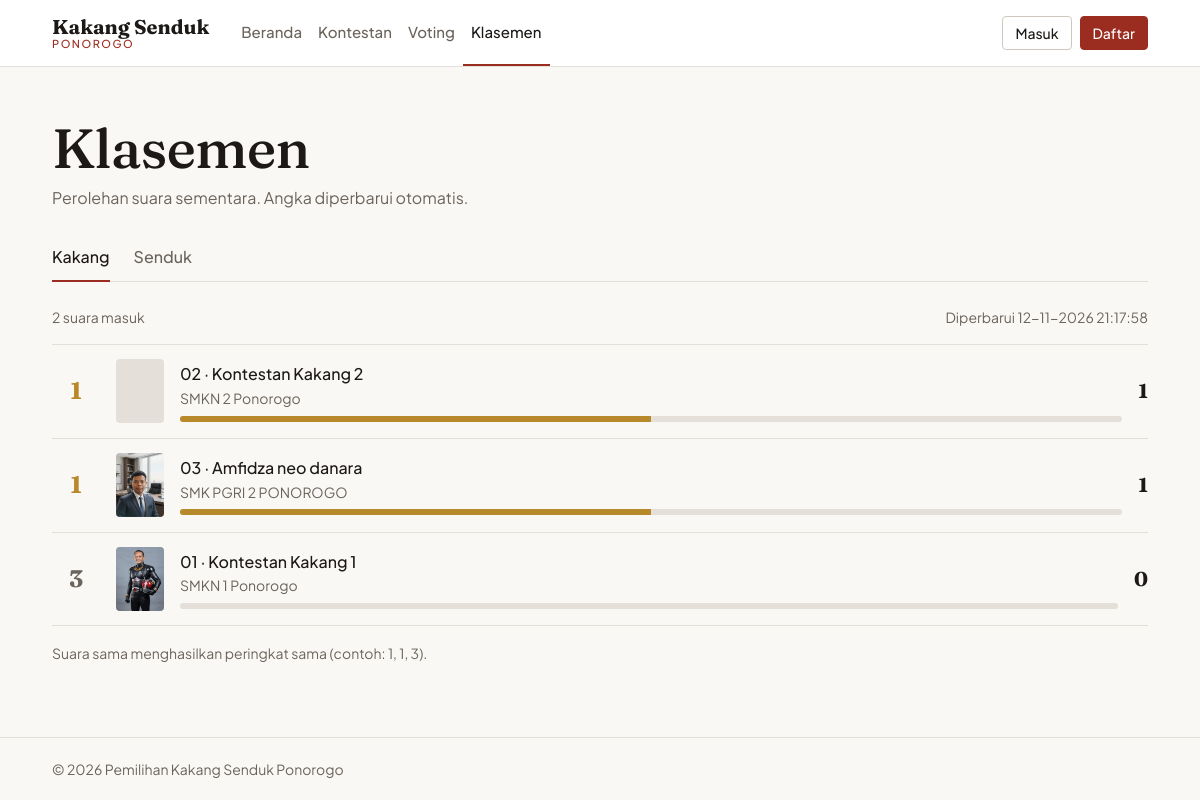
Screenshot of /app-voting/pages/klasemen.php with the database file from the repository.
### tables this page shows
CREATE TABLE `kontestan` (
  `id` int(11) NOT NULL,
  `nomor_peserta` varchar(10) NOT NULL,
  `nama` varchar(100) NOT NULL,
  `kategori` enum('Kakang','Senduk') NOT NULL,
  `foto` varchar(255) DEFAULT NULL,
  `asal_instansi` varchar(150) NOT NULL,
  `tempat_lahir` varchar(100) DEFAULT NULL,
  `tanggal_lahir` date DEFAULT NULL,
  `visi` text DEFAULT NULL,
  `misi` text DEFAULT NULL,
  `prestasi` text DEFAULT NULL,
  `deskripsi` text DEFAULT NULL,
  `created_at` datetime NOT NULL DEFAULT current_timestamp()
);

### app-voting/includes/functions.php (called while the page is built, shortened)
<?php
function e($str) {
    return htmlspecialchars((string) $str, ENT_QUOTES, 'UTF-8');
}

### app-voting/includes/klasemen.php (called while the page is built, shortened)
<?php
function ambil_klasemen(PDO $pdo, string $kategori): array
{
    $stmt = $pdo->prepare(
        "SELECT k.id, k.nomor_peserta, k.nama, k.foto, k.asal_instansi,
                COUNT(v.id) AS total_suara
         FROM kontestan k
         LEFT JOIN voting v ON v.kontestan_id = k.id
         WHERE k.kategori = ?
         GROUP BY k.id, k.nomor_peserta, k.nama, k.foto, k.asal_instansi
         ORDER BY total_suara DESC, k.nomor_peserta ASC"
    );
    $stmt->execute([$kategori]);
    $rows = $stmt->fetchAll();
    $total = 0;
    foreach ($rows as $r) {
        $total += (int) $r['total_suara'];
    }
    $data = [];
    $rank = 0;
    $suaraSebelumnya = null;
    foreach ($rows as $i => $r) {
        $suara = (int) $r['total_suara'];
        if ($suara !== $suaraSebelumnya) {
            $rank = $i + 1;
            $suaraSebelumnya = $suara;
        }
        $data[] = [
            'rank'          => $total > 0 ? $rank : null,
            'id'            => (int) $r['id'],
            'nomor_peserta' => $r['nomor_peserta'],
            'nama'          => $r['nama'],
            'asal_instansi' => $r['asal_instansi'],
            'foto_url'      => $r['foto'] ? UPLOAD_URL . '/' . rawurlencode($r['foto']) : null,
            'suara'         => $suara,
            'persen'        => $total > 0 ? round($suara / $total * 100, 1) : 0,
        ];
    }
    return [
        'kategori'    => $kategori,
        'total_suara' => $total,
        'diperbarui'  => date('d-m-Y H:i:s'),
        'data'        => $data,
    ];
}

### app-voting/pages/klasemen.php (the view, shortened to what this page needs)
<?php
require_once __DIR__ . '/../config/app.php';
require_once ROOT_PATH . '/includes/klasemen.php';
$kategori = $_GET['kategori'] ?? 'Kakang';
$hasil = ambil_klasemen($pdo, $kategori);
require_once ROOT_PATH . '/includes/header.php';
?>
<h1 class="mb-1">Klasemen</h1>
<p class="teks-2 mb-4">Perolehan suara sementara. Angka diperbarui otomatis.</p>
<div class="segmen">
  <?php foreach (KATEGORI_VALID as $k): ?>
    <a href="<?= BASE_URL ?>/pages/klasemen.php?kategori=<?= $k ?>"
       class="<?= $k === $kategori ? 'aktif' : '' ?>"><?= e($k) ?></a>
  <?php endforeach; ?>
</div>
<div class="d-flex justify-content-between flex-wrap gap-2 teks-kecil teks-2 mb-3">
  <span><span id="totalSuara"><?= (int) $hasil['total_suara'] ?></span> suara masuk</span>
  <span>Diperbarui <span id="waktuUpdate"><?= e($hasil['diperbarui']) ?></span></span>
</div>
<?php if (!$hasil['data']): ?>
  <div class="panel teks-2">Belum ada kontestan untuk kategori <?= e($kategori) ?>.</div>
<?php else: ?>
  <ul class="klasemen" id="daftarKlasemen"
      data-kategori="<?= e($kategori) ?>"
      data-api="<?= BASE_URL ?>/api/klasemen.php">
    <?php foreach ($hasil['data'] as $r): ?>
      <li class="klasemen-baris<?= $r['rank'] === 1 ? ' juara' : '' ?>" data-id="<?= (int) $r['id'] ?>">
        <div class="klasemen-rank"><?= $r['rank'] ?? '–' ?></div>
        <?php if ($r['foto_url']): ?>
          <img class="foto-kecil" src="<?= e($r['foto_url']) ?>" alt="Foto <?= e($r['nama']) ?>" loading="lazy">
        <?php else: ?>
          <div class="foto-kecil"></div>
        <?php endif; ?>
        <div>
          <a class="klasemen-nama text-decoration-none" style="color:inherit"
             href="<?= BASE_URL ?>/pages/detail-kontestan.php?id=<?= (int) $r['id'] ?>"><?= e($r['nomor_peserta']) ?> &middot; <?= e($r['nama']) ?></a>
          <div class="kontestan-meta"><?= e($r['asal_instansi']) ?></div>
          <div class="bar"><span style="width:<?= (float) $r['persen'] ?>%"></span></div>
        </div>
        <div class="klasemen-suara"><?= (int) $r['suara'] ?></div>
      </li>
    <?php endforeach; ?>
  </ul>
  <p class="teks-kecil teks-2 mt-3 mb-0" id="infoKlasemen">
    <?= $hasil['total_suara'] > 0
        ? 'Suara sama menghasilkan peringkat sama (contoh: 1, 1, 3).'
        : 'Belum ada suara masuk. Peringkat muncul setelah suara pertama.' ?>
  </p>
<?php endif; ?>
<?php require_once ROOT_PATH . '/includes/footer.php'; ?>

### app-voting/assets/css/style.css (style rules this page uses)
:root { --merah: #9B2D20; --merah-gelap: #7E2218; --emas: #B8892B; --hijau: #2F6B4F; --teks: #1C1917; --teks-2: #6B645C; --garis: #E4DFD8; --latar: #FAF8F5; --putih: #FFFFFF; --font-judul: 'Fraunces', Georgia, 'Times New Roman', serif; --font-isi: 'Plus Jakarta Sans', system-ui, -apple-system, 'Segoe UI', sans-serif; --r-kecil: 4px; --r-panel: 6px; --waktu: 160ms; --bs-body-font-family: var(--font-isi); --bs-body-color: var(--teks); --bs-body-bg: var(--latar); --bs-border-color: var(--garis); --bs-border-radius: var(--r-kecil); --bs-link-color: var(--merah); --bs-link-color-rgb: 155, 45, 32; --bs-link-hover-color: var(--merah-gelap); --bs-link-hover-color-rgb: 126, 34, 24; }
body { line-height: 1.6; -webkit-font-smoothing: antialiased; }
h1, h2, h3, h4 { font-family: var(--font-judul); font-weight: 500; line-height: 1.2; letter-spacing: -0.01em; }
h1 { font-size: clamp(2rem, 1.2rem + 3vw, 3.5rem); }
.teks-kecil { font-size: .875rem; }
.teks-2 { color: var(--teks-2); }
a { transition: color var(--waktu); }
.body-situs { min-height: 100vh; display: flex; flex-direction: column; }
.foto-kecil { width: 48px; height: 64px; object-fit: cover; border-radius: var(--r-kecil); background: var(--garis); }
.kontestan-meta { font-size: .875rem; color: var(--teks-2); }
.segmen { display: flex; gap: 1.5rem; border-bottom: 1px solid var(--garis); margin-bottom: 1.5rem; }
.segmen a, .segmen button { background: none; border: 0; border-bottom: 2px solid transparent; margin-bottom: -1px; padding: .6rem 0; color: var(--teks-2); font-weight: 500; text-decoration: none; }
.segmen .aktif { color: var(--teks); border-bottom-color: var(--merah); }
.klasemen { list-style: none; margin: 0; padding: 0; border-top: 1px solid var(--garis); }
.klasemen-baris { display: grid; grid-template-columns: 3rem 48px 1fr auto; gap: 1rem; align-items: center; padding: .9rem 0; border-bottom: 1px solid var(--garis); }
.klasemen-rank { font-family: var(--font-judul); font-weight: 700; font-size: 1.5rem; text-align: center; color: var(--teks-2); }
.klasemen-nama { font-weight: 500; }
.klasemen-suara { font-family: var(--font-judul); font-weight: 700; font-size: 1.25rem; text-align: right; font-variant-numeric: tabular-nums; }
.bar { height: 6px; margin-top: .4rem; background: var(--garis); border-radius: 3px; overflow: hidden; }
.bar > span { display: block; height: 100%; width: 0; background: var(--merah); transition: width 400ms ease; }
.klasemen-baris.juara .klasemen-rank { color: var(--emas); }
.klasemen-baris.juara .bar > span { background: var(--emas); }

### rows the page displays
kontestan: rank "1", nomor_peserta "02", nama "Kontestan Kakang 2", asal_instansi "SMKN 2 Ponorogo", $r['persen'] 50 (drawn), suara "1"
kontestan: rank "1", shows a picture, nomor_peserta "03", nama "Amfidza neo danara", asal_instansi "SMK PGRI 2 PONOROGO", $r['persen'] 50 (drawn), suara "1"
kontestan: rank "3", shows a picture, nomor_peserta "01", nama "Kontestan Kakang 1", asal_instansi "SMKN 1 Ponorogo", suara "0"

### other values shown
$label "Beranda"
$label "Kontestan"
$label "Voting"
$label "Klasemen"
$k "Kakang"
$k "Senduk"
$hasil['total_suara'] "2"
$hasil['diperbarui'] "12-11-2026 21:17:58"
